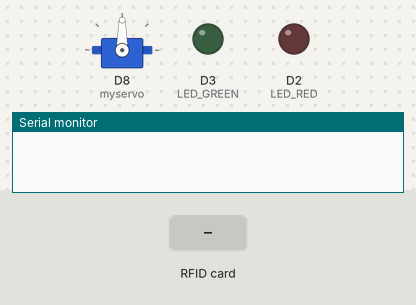
Simulated run of this sketch. Board: ESP8266 (NodeMCU). Parts: servo, output pins drawn as LEDs (lit = HIGH), the last lines printed to the serial monitor. Inputs (shaded band) come from the test bench.

Above: at 1.2 s.
1.3 s: RFID card 5E 7A 19 C4 held to the reader
At 2.0 s:
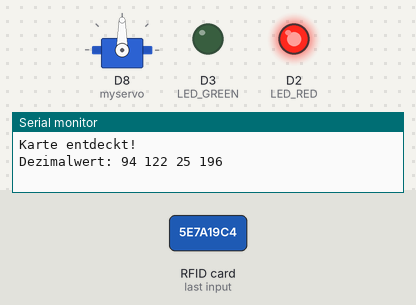
Timing chart, 0 to 4.3 s (numbered marks = the images above; inputs shaded):
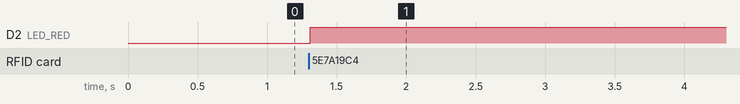

Measured:
- after the input at 1.3 s, D2 (LED_RED): LOW → HIGH at once

The sketch:

RFID_Servo.ino
```cpp
// RFID-Bibliothek hinzufügen
#include <MFRC522.h>
#include <Servo.h>

//Anschlüsse definieren
#define SDA_Pin D1
#define RST_Pin D4

//LEDs
# define LED_RED D2
# define LED_GREEN D3
# define Input_Keypad A0

//RFID-Empfänger bennen, Pins zuordnen
MFRC522 mfrc522(SDA_Pin, RST_Pin);


Servo myservo;
  int pos = 0;

void setup() {
  myservo.attach(D8);

  Serial.begin(115200);
  SPI.begin();

   //Initialsierung des RFID-Empfängers
  mfrc522.PCD_Init();

  pinMode(LED_RED, OUTPUT);
  pinMode(LED_GREEN, OUTPUT);
  }

void loop()
{
String WertDEZ;

//Wenn keine Karte in Reichweite ist...
if (!mfrc522.PICC_IsNewCardPresent())
{
//... wird die Abfrage wiederholt.
return;
}

//Wenn kein RFID-Sender ausgewählt wurde...
if (!mfrc522.PICC_ReadCardSerial())
{
//...wird die Abfrage wiederholt.
return;
}

Serial.println("Karte entdeckt!");

//Dezimal-Wert in Strings schreiben
for (byte i = 0; i < mfrc522.uid.size; i++) //über jedes Byte der UID der Karte
{
//String zusammenbauen
WertDEZ = WertDEZ + String(mfrc522.uid.uidByte[i], DEC) + " ";
}

//trim() -> Leerzeichen am Ende des Strings entfernen
WertDEZ.trim();

//Kennung dezimal anzeigen
Serial.println("Dezimalwert: " + WertDEZ);

//gruene LED, wenn Chip richtig ist
if (WertDEZ == "39 123 81 211")
{
//gruene LED schalten
digitalWrite(LED_RED, LOW);
digitalWrite(LED_GREEN,HIGH);

for (pos = 0; pos <= 180; pos += 1){//goes from 0 degrees to 180 degrees in steps of 1 degree
myservo.write(pos);                  //tell servo to go to position in variable 'pos'
delay(15);                           //waits 15ms for the servo to reach the position
}
delay(1000);
 for (pos = 180; pos >= 0; pos -= 1) {  // goes from 180 degrees to 0 degrees
        myservo.write(pos);                  // tell servo to go to position in variable 'pos'
        delay(15);                           // waits 15 ms for the servo to reach the position
      }
}


// Status eandern: rote LED schalten bei falschem Chip
if (WertDEZ != "39 123 81 211")
{
digitalWrite(LED_GREEN, LOW);
digitalWrite(LED_RED, HIGH);
}
}
```
